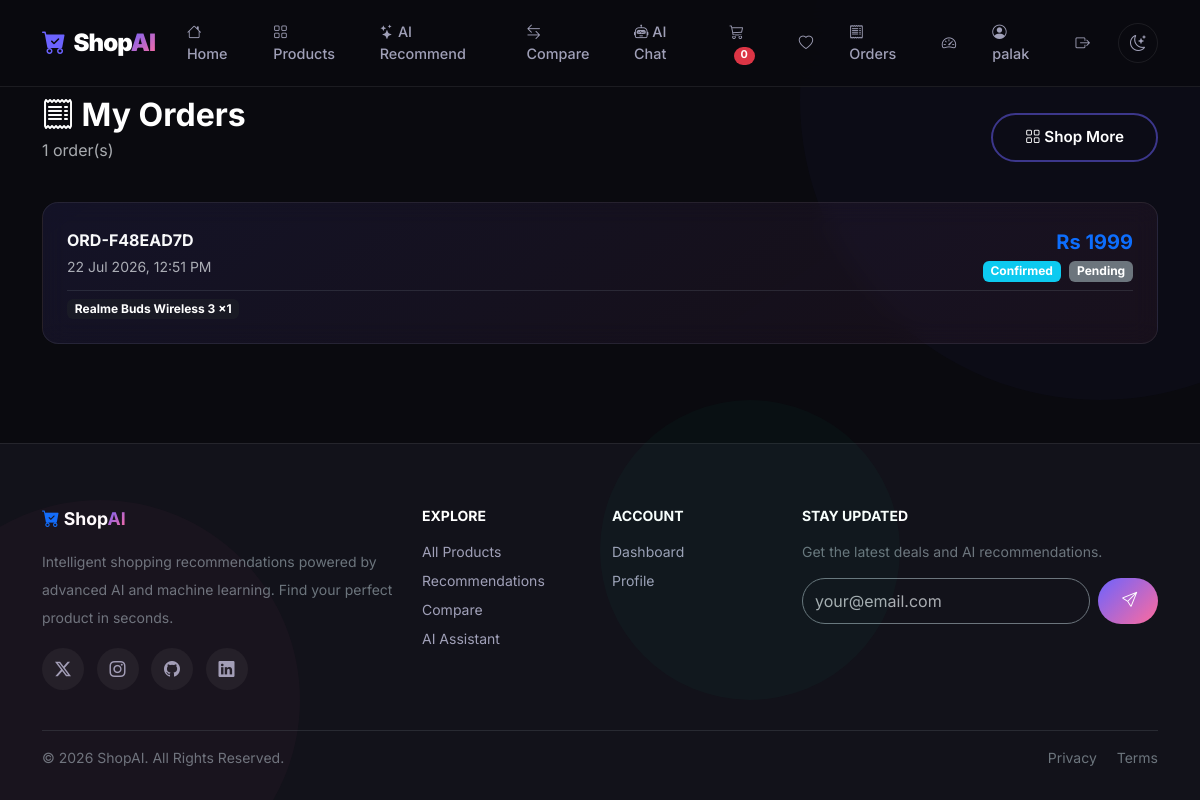
Screenshot of /orders/orders/ (signed in) with the database file from the repository.
### orders/models.py (models this page shows, shortened)
class Order(models.Model):
    PAYMENT_METHOD_CHOICES = [
        ('COD', 'Cash on Delivery'),
        ('UPI', 'UPI Payment'),
        ('CARD', 'Credit Card'),
        ('DEBIT', 'Debit Card'),
        ('NETBANKING', 'Net Banking'),
        ('WALLET', 'Wallet'),
        ('RAZORPAY', 'Razorpay'),
    ]
    PAYMENT_STATUS_CHOICES = [
        ('PENDING', 'Pending'),
        ('SUCCESS', 'Success'),
        ('FAILED', 'Failed'),
        ('REFUNDED', 'Refunded'),
    ]
    ORDER_STATUS_CHOICES = [
        ('PENDING', 'Pending'),
        ('CONFIRMED', 'Confirmed'),
        ('PACKED', 'Packed'),
        ('SHIPPED', 'Shipped'),
        ('DELIVERED', 'Delivered'),
        ('CANCELLED', 'Cancelled'),
    ]
    user = models.ForeignKey(settings.AUTH_USER_MODEL, on_delete=models.CASCADE, related_name='orders')
    order_id = models.CharField(max_length=20, unique=True, editable=False)
    name = models.CharField(max_length=200)
    email = models.EmailField()
    phone = models.CharField(max_length=15)
    address = models.TextField()
    city = models.CharField(max_length=100)
    state = models.CharField(max_length=100)
    pincode = models.CharField(max_length=10)
    total = models.DecimalField(max_digits=12, decimal_places=2, default=0)
    payment_method = models.CharField(max_length=20, choices=PAYMENT_METHOD_CHOICES)
    payment_status = models.CharField(max_length=20, choices=PAYMENT_STATUS_CHOICES, default='PENDING')
    order_status = models.CharField(max_length=20, choices=ORDER_STATUS_CHOICES, default='PENDING')
    razorpay_order_id = models.CharField(max_length=100, blank=True)
    razorpay_payment_id = models.CharField(max_length=100, blank=True)
    razorpay_signature = models.CharField(max_length=200, blank=True)
    created_at = models.DateTimeField(auto_now_add=True)
    updated_at = models.DateTimeField(auto_now=True)
    class Meta:
        ordering = ['-created_at']

class OrderItem(models.Model):
    order = models.ForeignKey(Order, on_delete=models.CASCADE, related_name='items')
    product = models.ForeignKey(Product, on_delete=models.SET_NULL, null=True)
    product_name = models.CharField(max_length=200)
    product_price = models.DecimalField(max_digits=10, decimal_places=2)
    quantity = models.PositiveIntegerField(default=1)

### orders/views.py (the view)
# urls.py: path('orders/', views.my_orders, name='my_orders'),
@login_required
def my_orders(request):
    orders = Order.objects.filter(user=request.user).prefetch_related('items')
    return render(request, 'orders/my_orders.html', {'orders': orders})

### orders/templates/orders/my_orders.html (shortened to what this page needs)
{% extends 'base.html' %}
{% load static %}
{% block content %}
<div class="container mt-5 pt-5">
    <div class="d-flex align-items-center justify-content-between mb-4">
        <div>
            <h2 class="fw-bold mb-1"><i class="bi bi-receipt"></i> My Orders</h2>
            <p class="text-muted">{{ orders|length }} order(s)</p>
        </div>
        <a href="{% url 'product_list' %}" class="btn btn-outline-premium"><i class="bi bi-grid"></i> Shop More</a>
    </div>
    {% if orders %}
    <div class="row g-4">
        {% for order in orders %}
        <div class="col-12">
            <a href="{% url 'order_detail' order.pk %}" class="text-decoration-none text-light">
                <div class="glass-card p-4">
                    <div class="d-flex flex-wrap justify-content-between align-items-center">
                        <div>
                            <h6 class="fw-bold mb-1">{{ order.order_id }}</h6>
                            <small class="text-muted">{{ order.created_at|date:"d M Y, h:i A" }}</small>
                        </div>
                        <div class="text-end">
                            <span class="fs-5 fw-bold text-primary">Rs {{ order.total|floatformat:0 }}</span>
                            <div>
                                <span class="badge {% if order.order_status == 'DELIVERED' %}bg-success{% elif order.order_status == 'CANCELLED' %}bg-danger{% elif order.order_status == 'PENDING' %}bg-warning text-dark{% else %}bg-info{% endif %}">
                                    {{ order.get_order_status_display }}
                                </span>
                                <span class="badge {% if order.payment_status == 'SUCCESS' %}bg-success{% elif order.payment_status == 'FAILED' %}bg-danger{% else %}bg-secondary{% endif %} ms-1">
                                    {{ order.get_payment_status_display }}
                                </span>
                            </div>
                        </div>
                    </div>
                    <hr class="border-secondary my-2">
                    <div class="d-flex flex-wrap gap-2">
                        {% for item in order.items.all|slice:":3" %}
                        <span class="badge bg-dark bg-opacity-50">{{ item.product_name }} x{{ item.quantity }}</span>
                        {% endfor %}
                    </div>
                </div>
            </a>
        </div>
        {% endfor %}
    </div>
    {% endif %}
</div>
{% endblock %}

### templates/base.html (shortened to what this page needs)
<!DOCTYPE html>
<html lang="en" data-bs-theme="dark">
<head>
    <link href="https://cdn.jsdelivr.net/npm/bootstrap@5.3.3/dist/css/bootstrap.min.css" rel="stylesheet">
    <link rel="stylesheet" href="https://cdn.jsdelivr.net/npm/bootstrap-icons@1.11.3/font/bootstrap-icons.min.css">
</head>
<body>
    <div class="floating-shapes">
        <div class="shape shape-1"></div>
    </div>
    <nav class="navbar navbar-expand-lg navbar-dark fixed-top">
        <div class="container">
            <a class="navbar-brand" href="{% url 'home' %}">
                <i class="bi bi-cart-check-fill"></i> Shop<span class="gradient-text">AI</span>
            </a>
            <div class="collapse navbar-collapse" id="navbarNav">
                <ul class="navbar-nav me-auto">
                    <li class="nav-item"><a class="nav-link" href="{% url 'home' %}"><i class="bi bi-house"></i> Home</a></li>
                    <li class="nav-item"><a class="nav-link" href="{% url 'product_list' %}"><i class="bi bi-grid"></i> Products</a></li>
                    <li class="nav-item"><a class="nav-link" href="{% url 'recommend' %}"><i class="bi bi-stars"></i> AI Recommend</a></li>
                    <li class="nav-item"><a class="nav-link" href="{% url 'compare_products' %}"><i class="bi bi-arrow-left-right"></i> Compare</a></li>
                    <li class="nav-item"><a class="nav-link" href="{% url 'chatbot_view' %}"><i class="bi bi-robot"></i> AI Chat</a></li>
                </ul>
                <ul class="navbar-nav align-items-center gap-1">
                    {% if user.is_authenticated %}
                        <li class="nav-item"><a class="nav-link position-relative" href="{% url 'cart_view' %}"><i class="bi bi-cart3"></i><span class="badge bg-danger rounded-pill ms-1" id="cart-count">0</span></a></li>
                        <li class="nav-item"><a class="nav-link" href="{% url 'wishlist_view' %}"><i class="bi bi-heart"></i></a></li>
                        <li class="nav-item"><a class="nav-link" href="{% url 'my_orders' %}"><i class="bi bi-receipt"></i> Orders</a></li>
                        <li class="nav-item"><a class="nav-link" href="{% url 'dashboard' %}"><i class="bi bi-speedometer2"></i></a></li>
                        <li class="nav-item"><a class="nav-link" href="{% url 'profile' %}"><i class="bi bi-person-circle"></i> {{ user.username }}</a></li>
                        <li class="nav-item">
                            <form id="logout-form" action="{% url 'logout' %}" method="post" style="display:inline;">
                                <button type="submit" class="nav-link text-danger border-0 bg-transparent" style="cursor:pointer;"><i class="bi bi-box-arrow-right"></i></button>
                            </form>
                        </li>
                    {% else %}
                        <li class="nav-item"><a class="nav-link" href="{% url 'login' %}"><i class="bi bi-box-arrow-in-right"></i> Login</a></li>
                        <li class="nav-item"><a class="btn btn-premium btn-sm ms-2 py-2 px-3" href="{% url 'register' %}"><i class="bi bi-person-plus"></i> Sign Up</a></li>
                    {% endif %}
                    <li class="nav-item ms-2">
                        <button class="theme-toggle" id="themeToggle" title="Toggle theme">
                            <i class="bi bi-moon-stars"></i>
                        </button>
                    </li>
                </ul>
            </div>
        </div>
    </nav>
    <main style="flex:1; position: relative; z-index: 1;">
        {% block content %}{% endblock %}
    </main>
    <footer class="footer">
        <div class="container">
            <div class="row g-4 pb-4">
                <div class="col-lg-4">
                    <h5 class="text-white"><i class="bi bi-cart-check-fill text-primary"></i> Shop<span class="gradient-text">AI</span></h5>
                    <p class="text-secondary small lh-lg mt-2">Intelligent shopping recommendations powered by advanced AI and machine learning. Find your perfect product in seconds.</p>
                    <div class="mt-3">
                        <a href="#" class="social-link"><i class="bi bi-twitter-x"></i></a>
                        <a href="#" class="social-link"><i class="bi bi-instagram"></i></a>
                        <a href="#" class="social-link"><i class="bi bi-github"></i></a>
                        <a href="#" class="social-link"><i class="bi bi-linkedin"></i></a>
                    </div>
                </div>
                <div class="col-6 col-lg-2">
                    <h6 class="text-white text-uppercase small fw-bold tracking-wide">Explore</h6>
                    <ul class="list-unstyled small mt-3">
                        <li class="mb-2"><a href="{% url 'product_list' %}">All Products</a></li>
                        <li class="mb-2"><a href="{% url 'recommend' %}">Recommendations</a></li>
                        <li class="mb-2"><a href="{% url 'compare_products' %}">Compare</a></li>
                        <li class="mb-2"><a href="{% url 'chatbot_view' %}">AI Assistant</a></li>
                    </ul>
                </div>
                <div class="col-6 col-lg-2">
                    <h6 class="text-white text-uppercase small fw-bold tracking-wide">Account</h6>
                    <ul class="list-unstyled small mt-3">
                        {% if user.is_authenticated %}
                            <li class="mb-2"><a href="{% url 'dashboard' %}">Dashboard</a></li>
                            <li class="mb-2"><a href="{% url 'profile' %}">Profile</a></li>
                        {% else %}
                            <li class="mb-2"><a href="{% url 'login' %}">Login</a></li>
                            <li class="mb-2"><a href="{% url 'register' %}">Register</a></li>
                        {% endif %}
                    </ul>
                </div>
                <div class="col-lg-4">
                    <h6 class="text-white text-uppercase small fw-bold tracking-wide">Stay Updated</h6>
                    <p class="text-secondary small mt-3">Get the latest deals and AI recommendations.</p>
                    <form class="d-flex gap-2">
                        <input type="email" class="form-control bg-transparent border-secondary text-white" placeholder="your@email.com" style="border-radius: 50px;">
                        <button type="submit" class="btn btn-premium px-4"><i class="bi bi-send"></i></button>
                    </form>
                </div>
            </div>
            <hr class="border-secondary opacity-25 my-3">
            <div class="d-flex flex-wrap justify-content-between align-items-center">
                <p class="small text-secondary mb-0">&copy; 2026 ShopAI. All Rights Reserved.</p>
                <div class="small text-secondary">
                    <span class="me-3">Privacy</span>
                    <span>Terms</span>
                </div>
            </div>
        </div>
    </footer>
</body>
</html>

### templates/base.html (style rules this page uses)
:root { --bg-primary: #0a0a0f; --bg-secondary: #12121a; --bg-card: #1a1a2e; --bg-card-hover: #22223a; --text-primary: #ffffff; --text-secondary: #a0a0b8; --text-muted: #6c6c8a; --accent-1: #6c63ff; --accent-2: #ff6b9d; --accent-3: #00d4aa; --accent-4: #ffa94d; --gradient-main: linear-gradient(135deg, #6c63ff 0%, #ff6b9d 100%); --gradient-card: linear-gradient(145deg, rgba(108,99,255,0.1), rgba(255,107,157,0.05)); --glass-bg: rgba(26, 26, 46, 0.8); --glass-border: rgba(255, 255, 255, 0.08); --shadow-sm: 0 2px 8px rgba(0,0,0,0.3); --shadow-md: 0 8px 32px rgba(0,0,0,0.4); --shadow-lg: 0 16px 48px rgba(0,0,0,0.5); --shadow-glow: 0 0 30px rgba(108,99,255,0.15); --radius-sm: 8px; --radius-md: 16px; --radius-lg: 24px; --radius-xl: 32px; --transition: all 0.4s cubic-bezier(0.25, 0.46, 0.45, 0.94); }
* { margin: 0; padding: 0; box-sizing: border-box; }
html { scroll-behavior: smooth; }
body { font-family: 'Inter', -apple-system, BlinkMacSystemFont, sans-serif; background: var(--bg-primary); color: var(--text-primary); min-height: 100vh; display: flex; flex-direction: column; overflow-x: hidden; }
.glass-card { background: var(--gradient-card); backdrop-filter: blur(12px); border: 1px solid var(--glass-border); border-radius: var(--radius-md); transition: var(--transition); }
.gradient-text { background: var(--gradient-main); -webkit-background-clip: text; -webkit-text-fill-color: transparent; background-clip: text; }
.btn-premium { background: var(--gradient-main); border: none; border-radius: 50px; padding: 0.75rem 2rem; font-weight: 600; font-size: 0.95rem; color: white; transition: var(--transition); position: relative; overflow: hidden; }
.btn-premium::before { content: ''; position: absolute; top: 0; left: -100%; width: 100%; height: 100%; background: linear-gradient(90deg, transparent, rgba(255,255,255,0.2), transparent); transition: 0.6s; }
.btn-outline-premium { background: transparent; border: 2px solid rgba(108,99,255,0.5); border-radius: 50px; padding: 0.7rem 2rem; font-weight: 600; font-size: 0.95rem; color: var(--text-primary); transition: var(--transition); }
.navbar { background: rgba(10, 10, 15, 0.85) !important; backdrop-filter: blur(24px) !important; -webkit-backdrop-filter: blur(24px) !important; border-bottom: 1px solid var(--glass-border); padding: 0.8rem 0; transition: var(--transition); }
.navbar-brand { font-weight: 900; font-size: 1.5rem; letter-spacing: -1px; }
.navbar-brand i { color: var(--accent-1); margin-right: 0.3rem; }
.nav-link { font-weight: 500; font-size: 0.9rem; color: var(--text-secondary) !important; padding: 0.5rem 1rem !important; border-radius: 8px; transition: var(--transition); position: relative; }
.nav-link::after { content: ''; position: absolute; bottom: 0; left: 50%; width: 0; height: 2px; background: var(--gradient-main); transition: 0.3s; transform: translateX(-50%); }
.theme-toggle { width: 40px; height: 40px; border-radius: 50%; border: 1px solid var(--glass-border); background: transparent; color: var(--text-secondary); display: flex; align-items: center; justify-content: center; cursor: pointer; transition: var(--transition); }
.footer { background: var(--bg-secondary) !important; border-top: 1px solid var(--glass-border); padding: 4rem 0 2rem; margin-top: auto; }
.footer h5 { font-weight: 700; font-size: 1.1rem; margin-bottom: 1.2rem; }
.footer a { color: var(--text-secondary); text-decoration: none; transition: var(--transition); }
.footer .social-link { width: 42px; height: 42px; border-radius: 50%; background: rgba(255,255,255,0.05); display: inline-flex; align-items: center; justify-content: center; color: var(--text-secondary); transition: var(--transition); margin-right: 0.5rem; }
.floating-shapes { position: fixed; top: 0; left: 0; width: 100%; height: 100%; pointer-events: none; z-index: 0; overflow: hidden; }
.shape { position: absolute; border-radius: 50%; opacity: 0.03; }
.shape-1 { width: 600px; height: 600px; background: var(--accent-1); top: -200px; right: -200px; animation: float 20s infinite; }

### rows the page displays
Order: order_id "ORD-F48EAD7D", created_at "22 Jul 2026, 12:51 PM", total "1999", order_status "Confirmed", payment_status "Pending"
OrderItem: product_name "Realme Buds Wireless 3", quantity "1"

### other values shown
{{ user.username }} "palak"
{{ orders|length }} "1"
